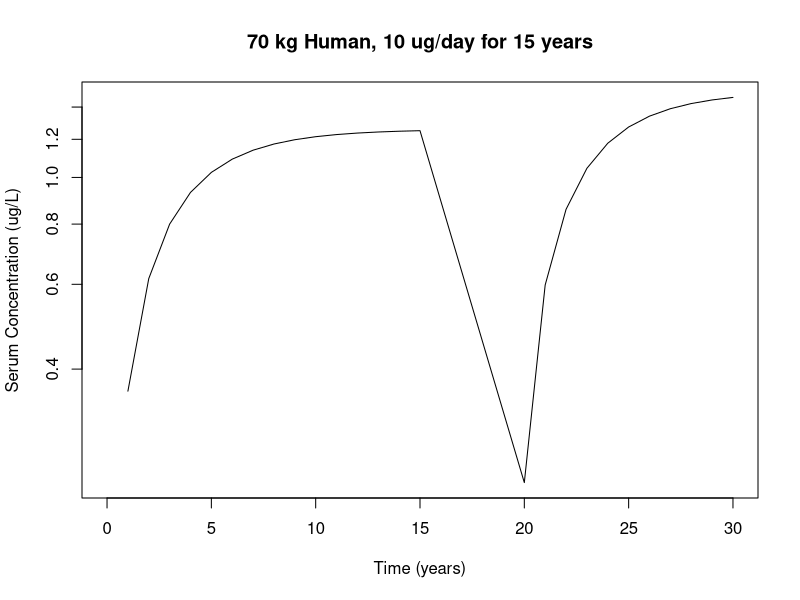

Write the R code that produced this figure.
library(deSolve)

create.params.worley  <- function(user_input){
  with( as.list(user_input),{
    # User input: BW(kg)
    
    #Initial time: hours
    if  (missing(time_scale) || is.na(time_scale)){
      time_scale <- 1/24
    }else if (time_scale == "minutes"){
      time_scale <- 60
    }else if (time_scale == "hours"){
      time_scale <- 1
    }else if (time_scale == "days"){
      time_scale <- 1/24
    }else if (time_scale == "weeks"){
      time_scale <- (1/24)/7
    }else if (time_scale == "months"){
      time_scale <- ((1/24)/30)
    }else if (time_scale == "years"){
      time_scale <- ((1/24)/365)
    }
    inv_time_scale <- 1/time_scale
    
    #Cardiac Output and Bloodflow (as fraction of cardiac output)
    QCC = 12.5*inv_time_scale #cardiac output in L/time_scale/kg^0.75; Brown 1997		 
    QLC = 0.25 #fraction blood flow to liver; Brown 1997	
    QKC = 0.175 #fraction blood flow to kidney; Brown 1997.
    Htc = 0.44 #hematocrit for the rat; Davies 1993
    
    #Tissue Volumes 
    VplasC = 0.0428 #fraction vol. of plasma (L/kg BW); Davies 1993
    VLC = 0.026 #fraction vol. of liver (L/kg BW); Brown 1997
    VKC = 0.004 #fraction vol. of kidney (L/kg BW); Brown 1997
    VfilC = 4e-4	#fraction vol. of filtrate (L/kg BW)
    VPTCC = 1.35e-4 #vol. of proximal tubule cells (L/g kidney) (60 million PTC cells/gram kidney, 1 PTC = 2250 um3)
    
    #Chemical Specific Parameters
    MW = 414.07	#PFOA molecular mass (g/mol)
    
    Free = 0.02#0.006 #free fraction in plasma (male)
    
    #Kidney Transport Parameters
    Vmax_baso_invitro = 439.2 #Vmax of basolateral transporter (pmol/mg protein/min); averaged in vitro value of OAT1 and OAT3 from Nakagawa, 2007
    Km_baso = 20100 #Km of basolateral transporter (ug/L) Average of OAT1 and OAT3 from Nakagawa et. al, 2007
    Vmax_apical_invitro = 37400 #Vmax of apical transporter (pmol/mg protein/min); invitro value for OAT4 from Yang et al, 2010
    Km_apical = 77500#Km of apical transporter (ug/L), in vitro value for OAT4 and URAT1 from Yang et al, 2010.
    RAFbaso = 1	#relative activity factor, basolateral transporters (male) (fit to data)	
    RAFapi = 0.0007	#relative activity factor, apical transporters (male) (fit to data)	
    protein = 2.0e-6	#amount of protein in proximal tubule cells (mg protein/proximal tubule cell)
    GFRC = 24.19*inv_time_scale	#glomerular filtration rate (L/time_scale/kg kidney) (male); Corley, 2005
    
    #Partition Coefficients (from rat tissue data, Kudo et al, 2007)
    PL = 1.03 #liver:blood
    PK = 1.17 #kidney:blood
    PR = 0.11 #rest of body:blood
    
    #rate constants
    kdif = 0.001*inv_time_scale	#diffusion rate from proximal tubule cells (L/time_scale)
    kabsc = 2.12*inv_time_scale	#rate of absorption of chemical from small intestine to liver (1/(time_scale*BW^-0.25))(fit to data)
    kunabsc = 7.06e-5*inv_time_scale	#rate of unabsorbed dose to appear in feces (1/(time_scale*BW^-0.25))(fit to data)
    GEC = 3.5*inv_time_scale#gastric emptying time (1/(time_scale*BW^-0.25)); from Yang, 2013
    k0C = 1.0*inv_time_scale	#rate of uptake from the stomach into the liver (1/(time_scale*BW^-0.25)) (fit to data)
    
    keffluxc =0.1*inv_time_scale #rate of clearance of PFOA from proximal tubule cells into blood (1/(time_scale*BW^-0.25))
    kbilec = 0.0001*inv_time_scale #biliary elimination rate ((male); liver to feces storage (1/(time_scale*BW^-0.25)) (fit to data)
    kurinec = 0.063*inv_time_scale #rate of urine elimination from urine storage (male) (1/(time_scale*BW^-0.25))(fit to data)
    kvoid = 0.06974*inv_time_scale  #daily urine volume rate (L/time_scale); Van Haarst, 2004                                                   
    
    #Scaled Parameters
    #Cardiac output and blood flows
    QC = QCC*(BW^0.75)*(1-Htc)	#cardiac output in L/time_scale; adjusted for plasma
    QK = (QKC*QC)	#plasma flow to kidney (L/time_scale)
    QL = (QLC*QC)	#plasma flow to liver (L/time_scale)
    QR = QC - QK - QL 	#plasma flow to rest of body (L/time_scale)
    QBal = QC - (QK + QL + QR) #Balance check of blood flows; should equal zero
    
    #Tissue Volumes
    
    VPlas = VplasC*BW 	#volume of plasma (L) 
    VK = VKC*BW 	#volume of kidney (L)
    MK = VK*1.0*1000	#mass of the kidney (g)
    VKb = VK*0.16	#volume of blood in the kidney (L); fraction blood volume of kidney (0.16) from Brown, 1997
    Vfil = VfilC*BW	#volume of filtrate (L)
    VL = VLC*BW	#volume of liver (L)
    ML = VL*1.05*1000	#mass of the liver (g)
    
    #Kidney Parameters
    
    PTC = VKC*1000*6e7	#number of PTC (cells/kg BW) (based on 60 million PTC/gram kidney, assuming density of 1 kg/L)
    VPTC = VK*1000*VPTCC	#volume of proximal tubule cells (L)	
    MPTC = VPTC*1000 #mass of the proximal tubule cells (g) (assuming density 1 kg/L)	
    VR = (0.93*BW) - VPlas - VPTC - Vfil - VL	#volume of remaining tissue (L); 
    VBal = (0.93*BW) - (VR + VL + VPTC + Vfil + VPlas)	#Balance check of tissue volumes; should equal zero 
    
    Vmax_basoC = (Vmax_baso_invitro*RAFbaso*PTC*protein*60*(MW/1e12)*1e6)*inv_time_scale#Vmax of basolateral transporters (ug/time_scale/kg BW)
    Vmax_apicalC = (Vmax_apical_invitro*RAFapi*PTC*protein*60*(MW/1e12)*1e6)*inv_time_scale #Vmax of basolateral transporters (ug/time_scale/kg BW)
    Vmax_baso = Vmax_basoC*BW^0.75	#(ug/time_scale)
    Vmax_apical = Vmax_apicalC*BW^0.75	#(ug/time_scale)
    kbile = kbilec*BW^(-0.25)	#biliary elimination; liver to feces storage (/time_scale)
    kurine = kurinec*BW^(-0.25)	#urinary elimination, from filtrate (/time_scale)
    kefflux = keffluxc*BW^(-0.25)	#efflux clearance rate, from PTC to blood (/time_scale)
    GFR = GFRC*VK	#glomerular filtration rate, scaled to mass of kidney(in kg)(L/time_scale)
    
    #GI Tract Parameters
    kabs = kabsc*BW^(-0.25)	#rate of absorption of chemical from small intestine to liver (/time_scale)
    kunabs = kunabsc*BW^(-0.25)	#rate of unabsorbed dose to appear in feces (/time_scale)
    GE = GEC*BW^(-0.25)	#gastric emptying time (/time_scale)
    k0 = k0C*BW^(-0.25) 	#rate of uptake from the stomach into the liver (/time_scale)
    
    water_consumption <- 1.36# L/time_scale
    
    return(list( "Free" = Free, "QC" = QC, "QK" = QK, "QL" = QL, "QR" = QR, 
                 "VPlas" = VPlas,
                 "VKb" = VKb, "Vfil" = Vfil, "VL" = VL, "VR" = VR, "ML" = ML,
                 "VPTC" = VPTC, "Vmax_baso" = Vmax_baso, "Vmax_apical" = Vmax_apical,
                 'kdif' = kdif, "Km_baso" = Km_baso, "Km_apical" = Km_apical,
                 "kbile" = kbile, "kurine" = kurine, "kefflux" = kefflux,
                 "GFR" = GFR, "kabs" = kabs, "kunabs" = kunabs, "GE" = GE, "k0" = k0,
                 "PL" = PL, "PK" = PK, "PR" = PR, "kvoid" = kvoid,
                 "ingestion" = ingestion, "ingestion_time" = ingestion_time,
                 "admin_dose" = admin_dose, "admin_time" = admin_time,
                 "admin_type" = admin_type, "exp_type" = exp_type
    ))
    
  })
}

#===============================================
#2. Function to create initial values for ODEs 
#===============================================

create.inits.worley <- function(parameters){
  with( as.list(parameters),{
    "AR" = 0; "Adif" = 0; "A_baso" = 0; "AKb" = 0;
    "ACl" = 0; "Aefflux" = 0;
    "A_apical" = 0; "APTC" = 0; "Afil" = 0;
    "Aurine" = 0; "AST" = 0;
    "AabsST" = 0; "ASI" = 0; "AabsSI" = 0; "Afeces" = 0;
    "AL" = 0; "Abile" = 0; "Aplas_free" = 0;
    "ingestion" = 0;
    
    return(c("AR" = AR, "Adif" = Adif, "A_baso" = A_baso, "AKb" = AKb,
             "ACl" = ACl, "Aefflux" = Aefflux,
             "A_apical" = A_apical, "APTC" = APTC, "Afil" = Afil,
             "Aurine" = Aurine, "AST" = AST,
             "AabsST" = AabsST, "ASI" = ASI, "AabsSI" = AabsSI, "Afeces" = Afeces, 
             "AL" = AL, "Abile" = Abile, "Aplas_free" = Aplas_free,
             "ingestion" = ingestion))
  })
}

#===================
#3. Events function
#===================
create.events.worley <- function(parameters){
  with(as.list(parameters), {
   
      lingest <- length(ingestion)
      lingesttimes <- length(ingestion_time)
      # If not equal, then stop 
      if (lingest != lingesttimes){
        stop("The times of ingestion rate change should be equal to the ingestion time vector")
      }else{
       
          # For continuous exposure studies, set the ingestion rate
          events <- list(data = data.frame(var = c("ingestion"),  time = ingestion_time, 
                                           value = ingestion, method = c("rep")))
        }
    
    return(events)
  })
}

#==================
#4. Custom function 
#==================
custom.func <- function(){
  return()
}

#==============
#5. ODEs System
#==============

ode.func.worley <- function(time, inits, params, custom.func){
  with(as.list(c(inits,params)),{
    
    CR = AR/VR #concentration in rest of body (ug/L)
    CVR = CR/PR	#concentration in venous blood leaving the rest of the body (ug/L)
    CKb = AKb/VKb	#concentration in kidney blodd (ug/L) 
    CVK = CKb #/PK	#concentration in venous blood leaving kidney (ug/L)
    CPTC = APTC/VPTC	#concentration in PTC (ug/L)
    Cfil = Afil/Vfil	#concentration in filtrate (ug/L)
    CL = AL/VL	#concentration in the liver (ug/L)
    CLiver = AL/ML #	concentration in the liver (ug/g)
    CVL = CL/PL	#concentration in the venous blood leaving the liver (ug/L)
    CA_free = Aplas_free/VPlas		#concentration in plasma (ug/L)
    CA = CA_free/Free	#concentration of total PFOA in plasma (ug/L)
    Curine = Aurine/kvoid
    
    # Rest of Body (Tis)
    dAR = QR*(CA-CVR)*Free	#rate of change in rest of body (ug/time_scale)
    
    #Kidney 
    #Kidney Blood (Kb)
    dAdif = kdif*(CKb - CPTC)	#rate of diffusion from into the PTC (ug/time_scale)
    dA_baso = (Vmax_baso*CKb)/(Km_baso + CKb)	
    dAKb = QK*(CA-CVK)*Free - CA*GFR*Free - dAdif - dA_baso #rate of change in kidney blood (ug/time_scale).
    dACl = CA*GFR*Free	#rate of clearance via glormerular filtration (ug/time_scale)
    
    #Proximal Tubule Cells (PTC)
    dAefflux = kefflux*APTC
    dA_apical = (Vmax_apical*Cfil)/(Km_apical + Cfil)
    dAPTC =  dAdif + dA_apical + dA_baso - dAefflux #rate of change in PTC(ug/time_scale)
    
    #Filtrate (Fil)
    dAfil = CA*GFR*Free - dA_apical - Afil*kurine	#rate of change in filtrate (ug/time_scale)
    
    #Urinary elimination 
    dAurine = kurine*Afil	#rate of change in urine (ug/time_scale)
    
    #GI Tract (Absorption site of oral dose)
    #Stomach
    dAST=  ingestion - k0*AST - GE*AST	#rate of change in the stomach (ug/time_scale)
    dAabsST = k0*AST	#rate of absorption in the stomach (ug/time_scale)
    
    #Small Intestine
    dASI = GE*AST - kabs*ASI - kunabs*ASI	#rate of change in the small intestine (ug/time_scale)
    dAabsSI = kabs*ASI	#rate of absorption inthe small intestine (ug/time_scale)
    
    total_oral_uptake = AabsSI + AabsST	#total oral uptake in the GI tract (ug) 
    
    #Feces compartment
    dAfeces = kbile*AL + kunabs*ASI #rate of change in the feces compartment (ug/time_scale)
    
    #Liver
    dAL = QL*(CA-CVL)*Free - kbile*AL + kabs*ASI + k0*AST #rate of change in the liver (ug/time_scale)
    dAbile = kbile*AL
    amount_per_gram_liver = CLiver	#amount of PFOA in liver per gram liver (ug/g)
    
    #Plasma compartment
    dAplas_free = (QR*CVR*Free) + (QK*CVK*Free) + (QL*CVL*Free) - 
      (QC*CA*Free) + dAefflux  #rate of change in the plasma (ug/time_scale) 
    
    dingestion = 0
    
    #Mass Balance Check
    Atissue = Aplas_free + AR + AKb + Afil + APTC + AL + AST + ASI 	#sum of mass in all compartments (ug)
    Aloss = Aurine + Afeces #sum of mass lost through urinary and fecal excretion (ug)
    Atotal = Atissue + Aloss 	#total mass; should equal total dose
    
    list(c("dAR" = dAR, "dAdif" = dAdif, "dA_baso" = dA_baso, "dAKb" = dAKb,
           "dACl" = dACl, "dAefflux" = dAefflux,
           "dA_apical" = dA_apical, "dAPTC" = dAPTC, "dAfil" = dAfil,
           "dAurine" = dAurine, "dAST" =dAST,
           "dAabsST" = dAabsST, "dASI" = dASI, "dAabsSI" = dAabsSI, "dAfeces" = dAfeces, 
           "dAL" = dAL, "dAbile" = dAbile, "dAplas_free" = dAplas_free,
           "dingestion" = dingestion), 
         "total_oral_uptake" = total_oral_uptake, "amount_per_gram_liver" = amount_per_gram_liver,
         "Atissue" = Atissue, "Aloss" = Aloss, "Atotal" = Atotal, "CR" =CR, "CVR" = CVR, "CKb" = CKb, 
         "CVK" = CVK, "CPTC" = CPTC,
         "Cfil" = Cfil, "CL" = CL, "CVL" = CVL, "CA_free" = CA_free, "CA" = CA,
         "Cserum" = CA, "Cliver" = CL)
    
  })
}

user_input <- list(
  'BW' = 70,
  "exposure_time" = seq(0,30,1),
  "ingestion" = c(10, 0, 12),
  "ingestion_time" = c(0, 15, 20),
  "admin_dose" = 0,
  "admin_time" = 0,
  "admin_type" = "oral",
  "exp_type" = "continuous",
  "time_scale" = "years"
)
params <- create.params.worley(user_input)
inits <- create.inits.worley(params)
events <- create.events.worley(params)

times <- seq(0,30,1)
out <- ode(y = inits, times = times, func = ode.func.worley, parms = params, 
           events = events, method = "lsodes", atol = 1e-8, rtol = 1e-8)

plot(out[,"time"], out[,"Cserum"], type = 'l', log = 'y', xlab = 'Time (years)', ylab = 'Serum Concentration (ug/L)', main = '70 kg Human, 10 ug/day for 15 years')

tail(out)
